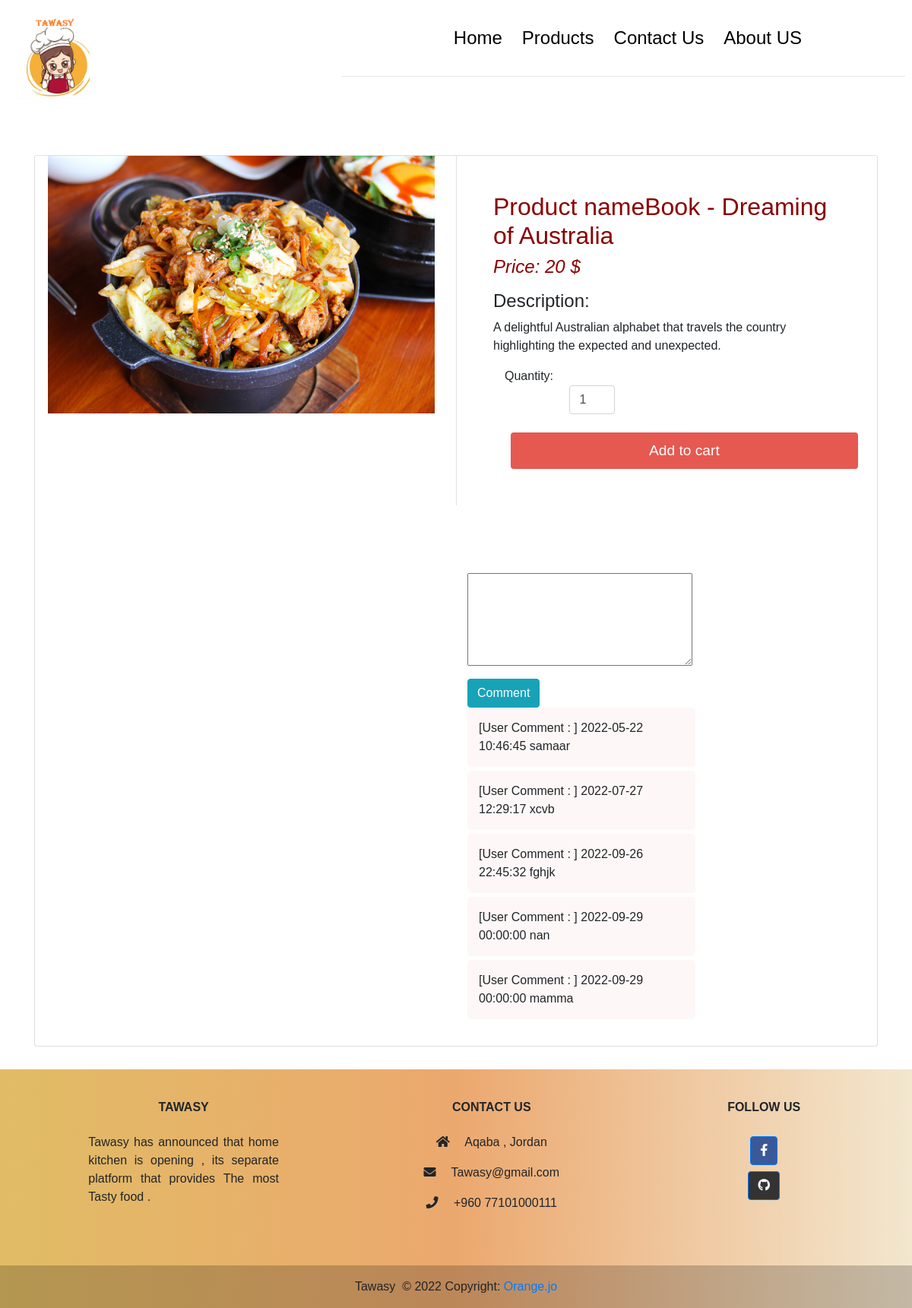
The page /PHP_store-main/product/singleproduct.php?id=22 on the database its author committed.
### tables this page shows
CREATE TABLE `products` (
  `product_id` int(255) NOT NULL,
  `product_name` varchar(255) NOT NULL,
  `description` varchar(255) NOT NULL,
  `price` decimal(14,0) NOT NULL,
  `shop` varchar(255) NOT NULL,
  `status` int(1) NOT NULL,
  `category_id` int(255) NOT NULL,
  `code` varchar(11) NOT NULL,
  `img` varchar(255) NOT NULL,
  `img2` varchar(255) NOT NULL,
  `img3` varchar(255) NOT NULL,
  `discount` varchar(70) NOT NULL
);

CREATE TABLE `comment` (
  `cid` int(11) NOT NULL,
  `msg_txt` text NOT NULL,
  `date` datetime NOT NULL
);

### PHP_store-main/product/singleproduct.php (the view, shortened to what this page needs)
<?php
include_once '../Configration/connection.php';
include_once './function.inc.php';
include_once '../Configration/connection.php';
?>
<!DOCTYPE html>
<html lang="en">
<head>
    <link rel="stylesheet" href="https://stackpath.bootstrapcdn.com/bootstrap/4.5.2/css/bootstrap.min.css">
    <link rel="stylesheet" href="https://use.fontawesome.com/releases/v5.14.0/css/all.css">
     <link rel="stylesheet" href="./product.css">
</head>
<body>
   <header style="font-family: 'Nunito', sans-serif;
font-family: 'Patrick Hand', cursive;">
<div class="l-header">
    <div class="land-container">
<div class="navbar">
       <div class="logo"><img src="../image (2).png"width="100px"> </div>
       <nav >
<ul style="margin-right: 5%; font-family: 'Nunito', sans-serif;
font-family: 'Patrick Hand', cursive; color:black;">
 <li><a style="color:black;" href="../index.php">Home</a></li>
 <li><a style="color:black;" href="../product/product.php">Products</a></li>
 <li><a style="color:black;" href="../Welcome/ContactUs.html">Contact Us</a></li>
 <li><a style="color:black;" href="../Welcome/AboutUs.html">About US</a></li>
</ul> <hr style="width:70%; margin-left: 31%;">
       </nav>
    </div>
</header>
 <br>
 <section class="section-content padding-y ">
    <div class="container">
        <div class="card">
            <div class="row no-gutters">
                <?php
                $product_query = "SELECT * FROM `products` WHERE product_id =$_GET[id]";
                $product_result = mysqli_query($conn, $product_query);
                if (mysqli_num_rows($product_result) > 0) {
                    while ($row = mysqli_fetch_assoc($product_result)) {
                ?>
                        <aside class="col-md-6">
                            <form  method="GET">
                                 <div class="img-big-wrap">
                                        <img src="<?php echo $row['img']; ?>" style= "width:92%; height:80%; margin-left:3%;" >
                                    </div>
                        </aside>
                        <main class="col-md-6 border-left">
                            <article style="padding:3rem ;" class="content-body">
                                <h2 class="title" style= "color:darkred">Product name<?php echo $row['product_name']; ?></h2>
                                <div class="mb-3">
                                    <var class="price h4" style= "color:darkred"> Price: <?php echo $row['price']; ?> $</var>
                                </div>
                                <p><h4>Description:</h4> <?php echo $row['description']; ?></p>
                                <div class="col">
                                    <p class="card-text">Quantity:
                                        <input type="number" min="1" max="25" name="quantity" class="form-control" value="1" style="width: 60px;">
                                    </p>
                                </div>
                                <br>
                                <input style="background-color:#e55951 ; height:3rem; font-size:larger;color:white; margin-left:5%;" type="submit" name="add" class="btn btn-block" value="Add to cart">
                            </article>
                <?php  }
                } else {
                    echo "<h3>NO DATA FOUND.</h3>";
                }
                ?>
             </main>
            <br>   <br>   <br>
    <div class="container" style="margin-top:8% ; margin-left:50%; ">
     <?php
    echo "<form  method='POST' action='".setComments($conn)."'>
        <input type='hidden' value='User Comment :'>
        <input type='hidden' name='date' value='".date('Y-m-d H:i:s')."'>
        <textarea name='msg'  cols='30' rows='5'></textarea><br>
        <button class='btn btn-info' style='margin-top:2%;'type='submit' name='CommentSubmit' >Comment</button>
    </form>" ;
    GetComments($conn);
    ?>
    </div>
</div>
        </div></div></section>
  <div class="container-fluied">
    <footer class="text-center text-lg-start "
      style="    background: linear-gradient(to right, #cd90009a,#dd680493, rgb(200 145 35 / 22%));">
      <div class="container p-4 pb-0">
        <section class="">
          <div class="row">
            <div class="col-md-3 col-lg-3 col-xl-3 mx-auto mt-3">
              <h6 class="text-uppercase mb-4 font-weight-bold">
              Tawasy
              </h6>
              <p style="text-align: justify; ">
              Tawasy has announced that home kitchen is opening , its separate platform that provides The most Tasty food .
              </p>
            </div>
            <div class="col-md-4 col-lg-3 col-xl-3 mx-auto mt-3">
              <h6 class="text-uppercase mb-4 font-weight-bold">Contact Us</h6>
              <p><i class="fas fa-home mr-3"></i> Aqaba , Jordan</p>
              <p><i class="fas fa-envelope mr-3"></i> Tawasy@gmail.com</p>
              <p><i class="fas fa-phone mr-3"></i> +960 77101000111</p>
            </div>
            <div class="col-md-3 col-lg-2 col-xl-2 mx-auto mt-3">
              <h6 class="text-uppercase mb-4 font-weight-bold">Follow us</h6>
              <a class="btn btn-primary btn-floating m-1" style="background-color: #3b5998" href="https://www.facebook.com/111544976944061/posts/ph-0915817799-0915811173-03009190131/111551280276764/ target="_blank" role="button"><i
                  class="fab fa-facebook-f"></i></a>
              <br>
              <a class="btn btn-primary btn-floating m-1" style="background-color: #333333"
                href="https://github.com/majdalbalawneh role="button" target="_blank"><i class="fab fa-github"></i></a>
            </div>
          </div>
        </section>
      </div>
      <div class="text-center p-3" style="background-color: rgba(0, 0, 0, 0.2)">
        Tawasy&nbsp; © 2022 Copyright:
        <a href="https://www.orange.jo/ar/pages/default.aspx" target="_blank">Orange.jo</a>
      </div>
    </footer>
</div>
</body>
</html>

### PHP_store-main/product/function.inc.php (shortened to what this page needs)
<!DOCTYPE html>
<html lang="en">
<head>
   <link rel="stylesheet" href="comment.css">
</head>
<body>
</body>
</html>
<?php
function GetComments($conn)
{
   $sql1="SELECT * FROM comment";
   $result= mysqli_query($conn,$sql1);
   while ($row = mysqli_fetch_assoc($result)) {
   echo "<div class='commentbox'>";
      echo '[User Comment : ]'." ";
      echo $row['date']." ";
      echo $row['msg_txt']." ";
      echo"</div>";
   }
}
?>

### PHP_store-main/product/comment.css (style rules this page uses)
.commentbox { width:300px ; padding:15px; margin-bottom: 5px; background-color: rgba(253, 237, 237, 0.425); border-radius: 5px; }

### PHP_store-main/product/product.css (style rules this page uses)
body { font-weight: 400; }
.navbar { display: flex; align-items: center; padding: 20px; color: #000; }
nav { flex:1; text-align: right; font-size: 1.5rem; }
nav ul { display:inline-block; list-style-type: none; }
nav ul li { display: inline-block; margin-right: 20px; }
input { border-radius:8px; border: 2px solid royalblue; width:50%; font-size: large;padding: 5px; }
input, .reg-lbl, .reg-span, .link { margin-left:20%; }
* { padding: 0; margin: 0; box-sizing: border-box; font-family: 'Montserrat', sans-serif; }
.container { margin: 30px auto; }
.title { color: #e55951; text-decoration: none; }

### rows shown on the page
products: img (picture), product_name "Book - Dreaming of Australia", price "20", description "A delightful Australian alphabet that travels the country highlighting the expected and unexpected."
comment: date "2022-05-22 10:46:45", msg_txt "samaar"
comment: date "2022-07-27 12:29:17", msg_txt "xcvb"
comment: date "2022-09-26 22:45:32", msg_txt "fghjk"
comment: date "2022-09-29 00:00:00", msg_txt "nan"
comment: date "2022-09-29 00:00:00", msg_txt "mamma"
